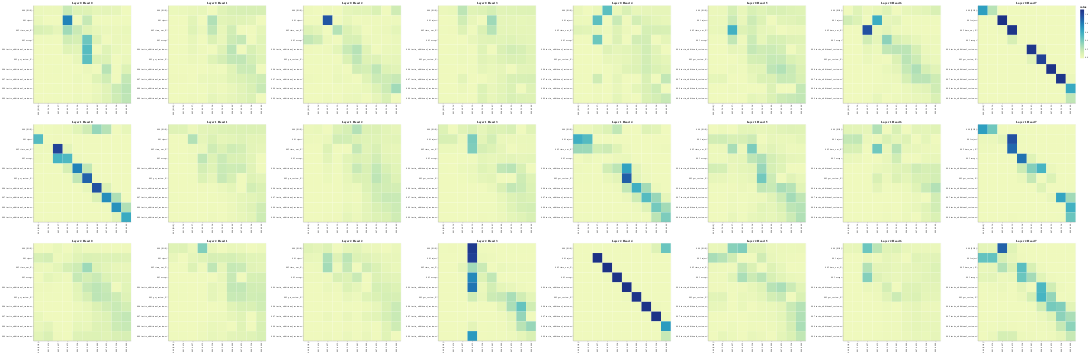

The code cell stored with this chart in its notebook:
### Code cell
# Display attention maps for cross-attention
get_all_attention_maps("encoder-decoder", layers, heads, encoder_input_tokens, decoder_input_tokens, min(20, sentence_len))
